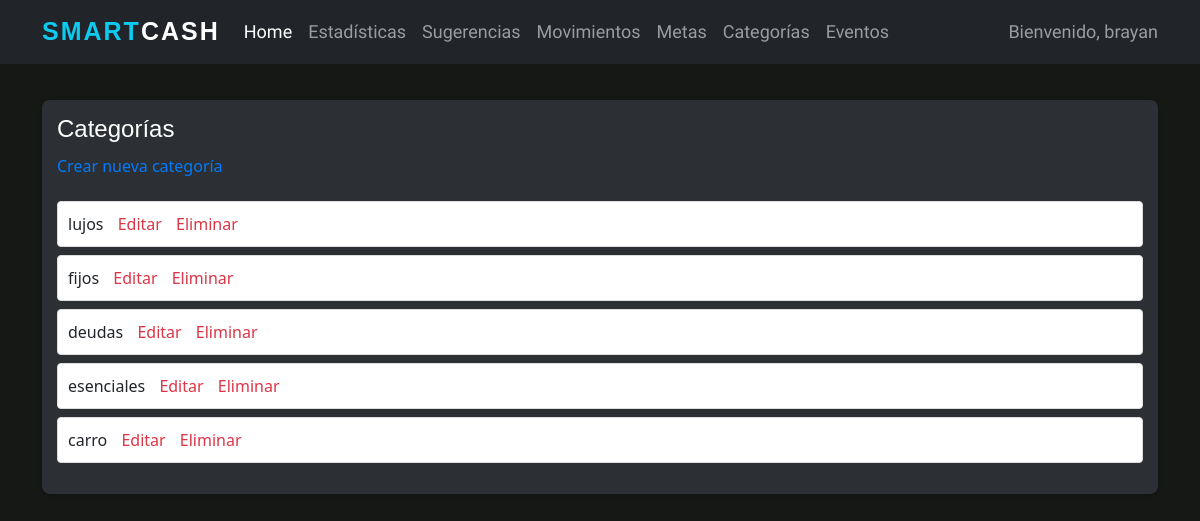
The page /categories/ (signed in) on the database its author committed.
### wallet/models.py (models this page shows, shortened)
class Categoria(models.Model):
    nombre = models.CharField(max_length=50)
    usuario = models.ForeignKey(User, on_delete=models.CASCADE)

### wallet/views.py (the view)
# urls.py: path('categories/', wallet_views.categoria_list, name='categoria_list'),  # Nueva URL para listar categorías
def categoria_list(request):
    categorias = Categoria.objects.filter(usuario=request.user)
    return render(request, 'registration/categoria_list.html', {'categorias': categorias})

### wallet/templates/registration/categoria_list.html
{% extends 'base.html' %}
{% block content %}
<div class="categoria-container">
    <h2 class="categoria-title">Categorías</h2>
    <a class="categoria-create-link" href="{% url 'categoria_create' %}">Crear nueva categoría</a>
    <ul class="categoria-list">
        {% for categoria in categorias %}
            <li class="categoria-item">
                {{ categoria.nombre }}
                <a class="categoria-edit-link" href="{% url 'categoria_update' categoria.pk %}">Editar</a>
                <a class="categoria-delete-link" href="{% url 'categoria_delete' categoria.pk %}">Eliminar</a>
            </li>
        {% endfor %}
    </ul>
</div>
{% endblock %}

### smartcash/templates/base.html (shortened to what this page needs)
{% load static %}
<html lang="en">
<head>
    <link href="https://cdn.jsdelivr.net/npm/bootstrap@5.3.0-alpha1/dist/css/bootstrap.min.css" rel="stylesheet"
>
    <link rel="stylesheet" href="https://cdn.jsdelivr.net/npm/bootstrap-icons@1.7.2/font/bootstrap-icons.css">
    <link rel="stylesheet" type="text/css" href="{% static 'css/style.css' %}"/>
</head>
<body>
    <nav class="navbar navbar-expand-lg navbar-dark bg-dark fixed-top">
        <div class="container">
            <a href="{% url 'home' %}" class="navbar-brand"> <span class="text-info">Smart</span>Cash</a>
            <div class="collapse navbar-collapse" id="navbarText">
                <ul class="navbar-nav me-auto mb-2 mb-lg-0">
                    <li class="nav-item">
                        <a class="nav-link active" aria-current="page" href="{% url 'home' %}">Home</a>
                    </li>
                    <li class="nav-item">
                        <a class="nav-link" href="{% url 'statistics' %}">Estadísticas</a>
                    </li>
                    <li class="nav-item">
                        <a class="nav-link" href="{% url 'suggestions' %}">Sugerencias</a>
                    </li>
                    <li class="nav-item">
                        <a class="nav-link" href="{% url 'movements' %}">Movimientos</a>
                    </li>
                    <li class="nav-item">
                        <a class="nav-link" href="{% url 'goals' %}">Metas</a>
                    </li>
                    <li class="nav-item">
                        <a class="nav-link" href="{% url 'categoria_list' %}">Categorías</a>
                    </li>
                    <li class="nav-item">
                        <a class="nav-link" href="{% url 'events' %}">Eventos</a>
                    </li>
                </ul>
                <span id="bienvenida" class="navbar-text">
					Bienvenido, {{ user.username }}
				</span>
            </div>
        </div>
</nav>
<div class="container">
    {% block content %}
    {% endblock content %}
</div>
</body>
</html>

### static/css/style.css (style rules this page uses)
#bienvenida { font-family: 'Roboto Condensed', sans-serif; font-size: 18px; }
h2 { font-family:'Lucida Sans', 'Lucida Sans Regular', 'Lucida Grande', 'Lucida Sans Unicode', Geneva, Verdana, sans-serif; }
body { background: #161815; }
.navbar-nav a { font-family: 'Roboto Condensed', sans-serif; font-size: 18px; }
.navbar-dark .navbar-brand { font-family:'Franklin Gothic Medium', 'Arial Narrow', Arial, sans-serif; color: #fff; font-size: 25px; text-transform: uppercase; font-weight: bold; letter-spacing: 2px; }
.categoria-container { margin-top: 100px; padding: 15px; background-color: #2C3034; border-radius: 8px; box-shadow: 0 2px 4px rgba(0, 0, 0, 0.1); width: 100%; }
.categoria-title { font-size: 24px; margin-bottom: 10px; color: #FFFFFF; }
.categoria-create-link { display: inline-block; margin-bottom: 15px; color: #007BFF; text-decoration: none; }
.categoria-list { list-style-type: none; padding: 0; }
.categoria-item { margin: 8px 0; padding: 10px; border: 1px solid #ddd; border-radius: 4px; background-color: #ffffff; transition: background-color 0.3s; }
.categoria-edit-link, .categoria-delete-link { margin-left: 10px; color: #dc3545; text-decoration: none; }

### rows shown on the page
Categoria: nombre "lujos"
Categoria: nombre "fijos"
Categoria: nombre "deudas"
Categoria: nombre "esenciales"
Categoria: nombre "carro"

### other values the page prints
{{ user.username }} "brayan"
